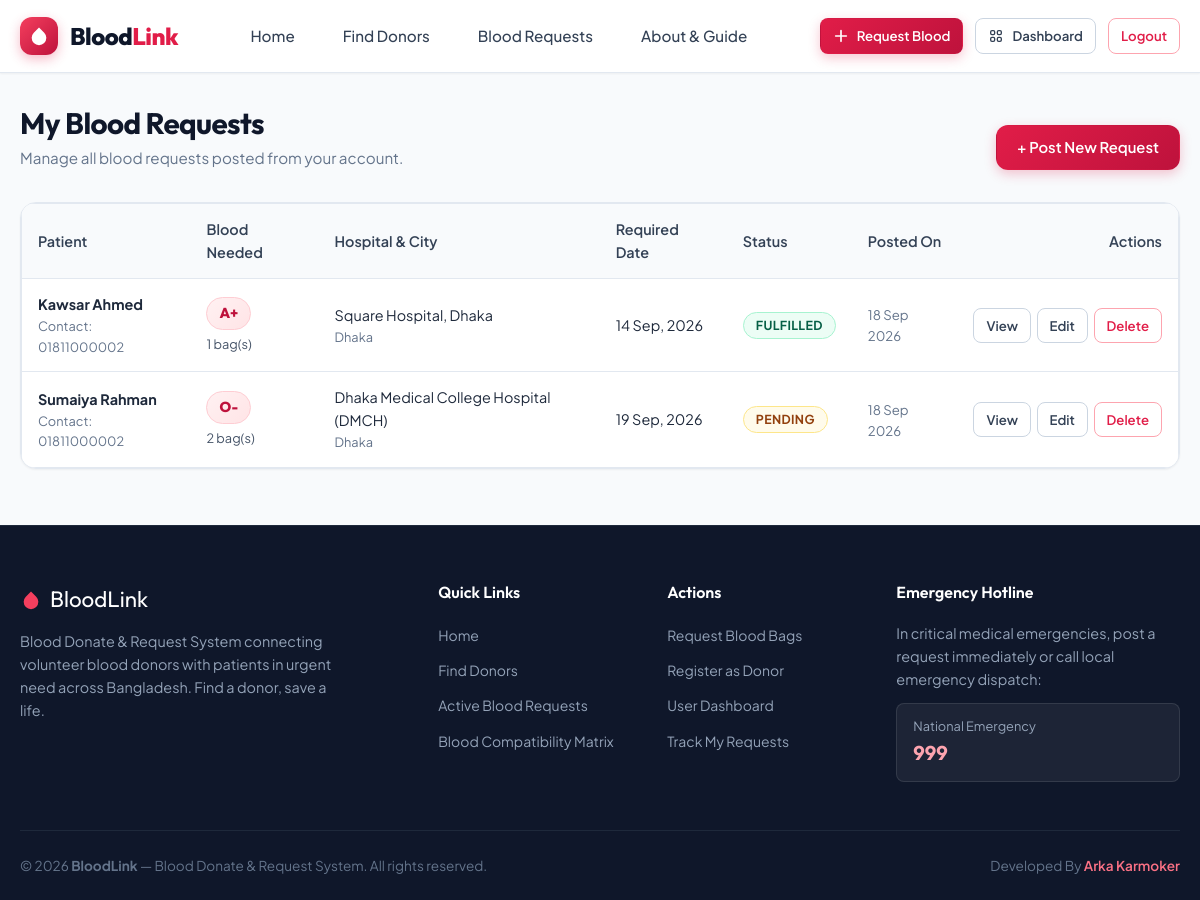
The app's page /my-requests/ (signed in) with its own data.
### blood_app/models.py (models this page shows, shortened)
class BloodRequest(models.Model):
    URGENCY_CHOICES = [
        ('Normal', 'Normal'),
        ('Urgent', 'Urgent'),
        ('Critical', 'Critical (Emergency)'),
    ]
    STATUS_CHOICES = [
        ('Pending', 'Pending'),
        ('Fulfilled', 'Fulfilled'),
        ('Cancelled', 'Cancelled'),
    ]
    requester = models.ForeignKey(User, on_delete=models.CASCADE, related_name='blood_requests')
    patient_name = models.CharField(max_length=100)
    blood_group = models.CharField(max_length=5, choices=BLOOD_GROUP_CHOICES)
    hospital_name = models.CharField(max_length=150)
    location = models.CharField(max_length=100, help_text="City, District, or Area")
    hospital_address = models.CharField(max_length=255, blank=True)
    required_date = models.DateField()
    bags_required = models.PositiveIntegerField(default=1)
    contact_number = models.CharField(max_length=20)
    reason = models.TextField(help_text="Condition / reason for blood requirement")
    urgency = models.CharField(max_length=10, choices=URGENCY_CHOICES, default='Normal')
    status = models.CharField(max_length=15, choices=STATUS_CHOICES, default='Pending')
    created_at = models.DateTimeField(auto_now_add=True)
    updated_at = models.DateTimeField(auto_now=True)
    class Meta:
        ordering = ['-created_at']
        verbose_name = 'Blood Request'
        verbose_name_plural = 'Blood Requests'

### blood_app/views.py (the view)
# urls.py: path('my-requests/', views.my_requests_view, name='my_requests'),
@login_required
def my_requests_view(request):
    requests_list = BloodRequest.objects.filter(requester=request.user).order_by('-created_at')
    paginator = Paginator(requests_list, 10)
    page_number = request.GET.get('page')
    page_obj = paginator.get_page(page_number)
    context = {
        'page_obj': page_obj,
        'total_requests': requests_list.count(),
    }
    return render(request, 'blood_app/my_requests.html', context)

### templates/blood_app/my_requests.html (shortened to what this page needs)
{% extends 'base.html' %}
{% load static %}
{% block content %}
<div class="container" style="padding-top: 2rem;">
  <div class="section-header">
    <div>
      <h1 class="section-title">My Blood Requests</h1>
      <p class="section-subtitle">Manage all blood requests posted from your account.</p>
    </div>
    <a href="{% url 'blood_app:request_create' %}" class="btn btn-primary">
      + Post New Request
    </a>
  </div>
  {% if page_obj.object_list %}
    <div style="background: white; border-radius: var(--radius-lg); border: 1px solid var(--slate-200); box-shadow: var(--shadow-sm); overflow: hidden;">
      <div class="table-responsive">
        <table class="data-table">
          <thead>
            <tr>
              <th>Patient</th>
              <th>Blood Needed</th>
              <th>Hospital &amp; City</th>
              <th>Required Date</th>
              <th>Status</th>
              <th>Posted On</th>
              <th style="text-align: right;">Actions</th>
            </tr>
          </thead>
          <tbody>
            {% for req in page_obj %}
              <tr>
                <td>
                  <strong>{{ req.patient_name }}</strong>
                  <div style="font-size: 0.8rem; color: var(--slate-500);">Contact: {{ req.contact_number }}</div>
                </td>
                <td>
                  <span class="blood-pill">{{ req.blood_group }}</span>
                  <div style="font-size: 0.8rem; color: var(--slate-600); margin-top: 0.25rem;">{{ req.bags_required }} bag(s)</div>
                </td>
                <td>
                  <div>{{ req.hospital_name }}</div>
                  <div style="font-size: 0.8rem; color: var(--slate-500);">{{ req.location }}</div>
                </td>
                <td>
                  {{ req.required_date|date:"d M, Y" }}
                </td>
                <td>
                  {% if req.status == 'Fulfilled' %}
                    <span class="badge badge-fulfilled">Fulfilled</span>
                  {% elif req.status == 'Cancelled' %}
                    <span class="badge badge-cancelled">Cancelled</span>
                  {% else %}
                    <span class="badge badge-pending">Pending</span>
                  {% endif %}
                </td>
                <td style="font-size: 0.825rem; color: var(--slate-500);">
                  {{ req.created_at|date:"d M Y" }}
                </td>
                <td style="text-align: right;">
                  <div style="display: inline-flex; gap: 0.35rem;">
                    <a href="{% url 'blood_app:request_detail' req.pk %}" class="btn btn-secondary btn-sm" title="View Details">
                      View
                    </a>
                    <a href="{% url 'blood_app:request_edit' req.pk %}" class="btn btn-secondary btn-sm" title="Edit Request">
                      Edit
                    </a>
                    <a href="{% url 'blood_app:request_delete' req.pk %}" class="btn btn-outline-danger btn-sm" title="Delete Request">
                      Delete
                    </a>
                  </div>
                </td>
              </tr>
            {% endfor %}
          </tbody>
        </table>
      </div>
    </div>
  {% endif %}
</div>
{% endblock %}

### records on screen
BloodRequest: patient_name "Kawsar Ahmed", contact_number "01811000002", blood_group "A+", bags_required "1", hospital_name "Square Hospital, Dhaka", location "Dhaka", required_date "14 Sep, 2026", status "FULFILLED", created_at "18 Sep 2026"
BloodRequest: patient_name "Sumaiya Rahman", contact_number "01811000002", blood_group "O-", bags_required "2", hospital_name "Dhaka Medical College Hospital (DMCH)", location "Dhaka", required_date "19 Sep, 2026", status "PENDING", created_at "18 Sep 2026"
